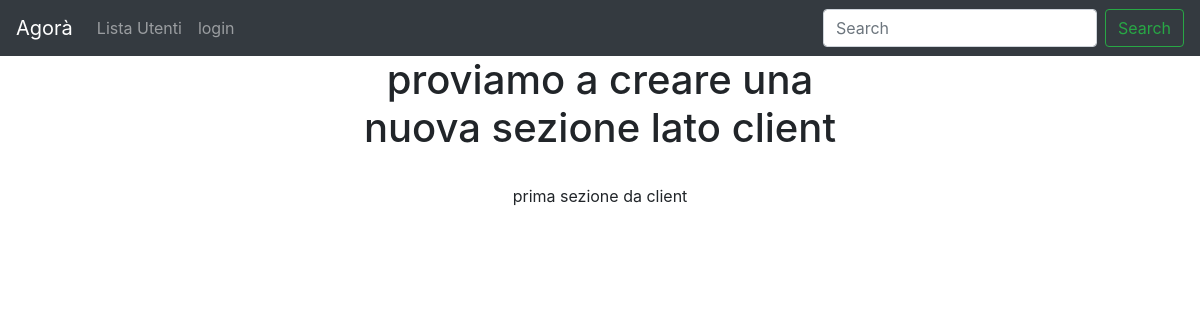
Screenshot of /forum/show-sezione/2 with the database file from the repository.
### forum/models.py (models this page shows, shortened)
class Sezione(models.Model):
    titolo = models.CharField(max_length = 80)
    descrizione = models.CharField(max_length = 150, blank=True, null=True )
    logo = models.ImageField(blank=True, null=True)
    class Meta:
        verbose_name = "Sezione"
        verbose_name_plural = "Sezioni"

### forum/views.py (the view)
# urls.py: path("show-sezione/<int:pk>", views.show_sezione, name="show_sezione"),
def show_sezione(request, pk):
    sezione = get_object_or_404(Sezione, pk=pk)
    discussioni = Discussione.objects.filter(sezione_appartenenza = sezione).order_by("data")
    context = {"sezione":sezione, "discussioni": discussioni}
    return render(request, "forum/show_sezione.html", context)

### forum/templates/forum/show_sezione.html (shortened to what this page needs)
{% extends "base.html" %}
{% block content %}
<h1>{{sezione.titolo}}</h1><br>
<p>{{sezione.descrizione}}</p>
{% endblock content %}

### rows the page displays
Sezione: titolo "proviamo a creare una nuova sezione lato client", descrizione "prima sezione da client"
